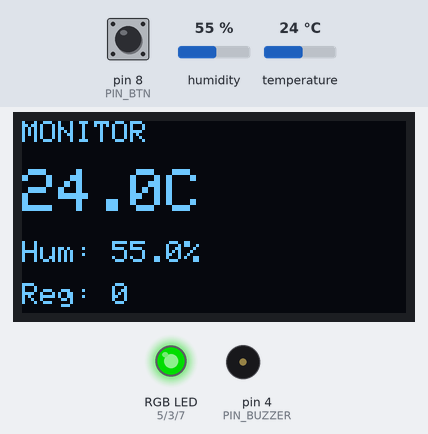
The sketch below on a simulated Arduino Uno, built with avr-gcc and run on an emulated ATmega328P. Shown: 128×64 one-colour display, an RGB LED mixed from three pins (HIGH = lit), buzzer (waves = sounding). The inputs (shaded band) are chosen by the test bench; at power-on: humidity 55 %, temperature 24 °C, pin 8 (PIN_BTN) HIGH. Dim RGB values are drawn brighter than linear; storage starts empty; what the sketch prints to the serial monitor is not drawn.

Above: at 1.2 s.
1.3 s: humidity set to 84 %
At 2.5 s:
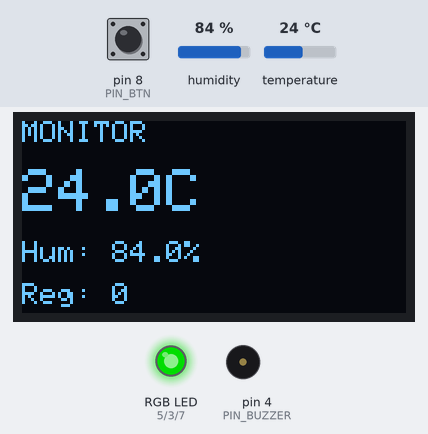
3.7 s: humidity set to 87 %
At 4.51 s:
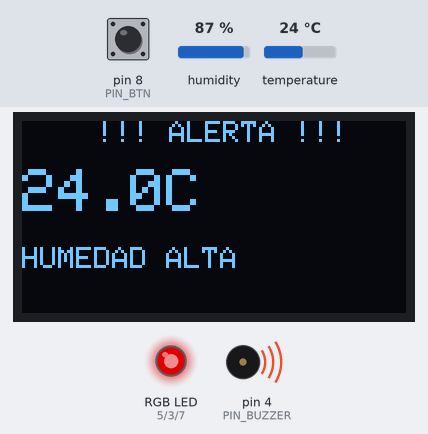
6.6 s: humidity set to 22 %
At 8.9 s:
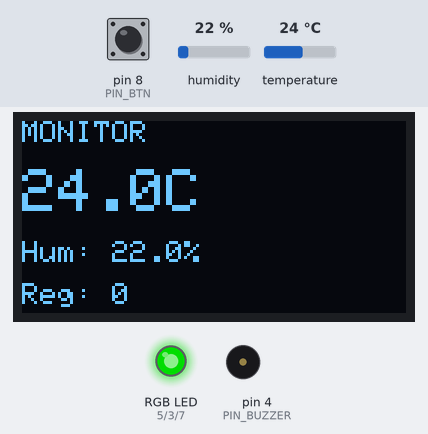
10.1 s: temperature set to 34.5 °C
At 11.9 s:
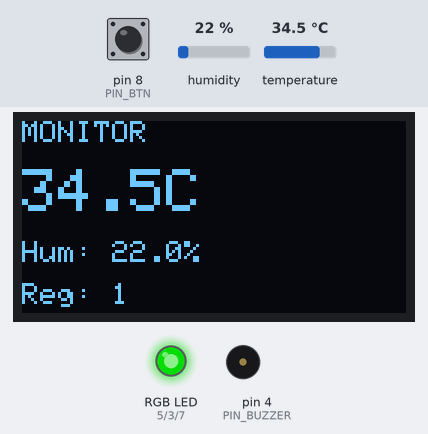
12.2 s: temperature set to 35.8 °C
At 13.02 s:
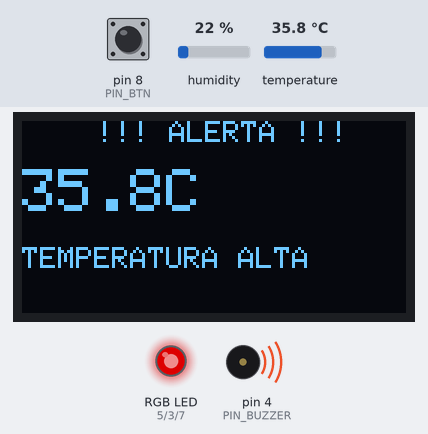
15.1 s: temperature set to 41 °C
At 17.27 s:
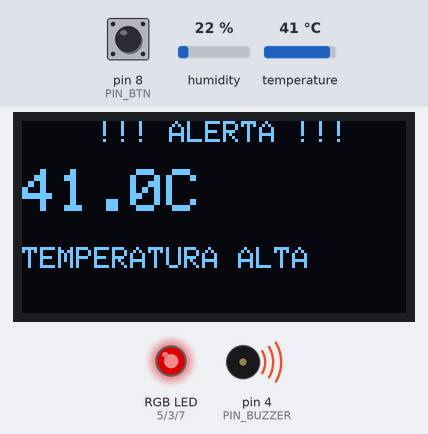
Timing chart, 0 to 20.4 s (numbered marks = the images above; inputs shaded):
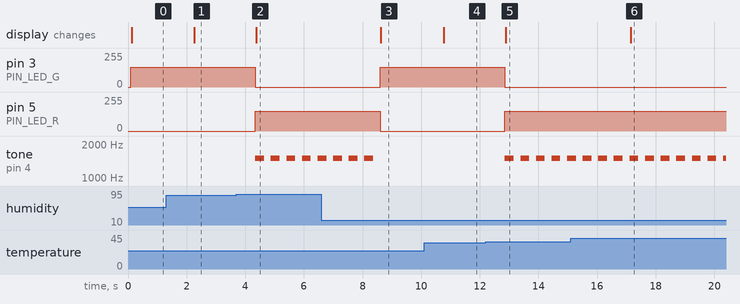

Measured:
- the behaviour switches between 85 and 86 % on humidity (found by bisection; images 1 and 2)
- the behaviour switches between 35 and 35.1 °C on temperature (found by bisection; images 4 and 5)
- after the input at 1.3 s, the display: changes after 0.95 s (image 1)
- after the input at 3.7 s, pin 3 (PIN_LED_G): 150/255 → 0/255 after 0.65 s; pin 5 (PIN_LED_R): 0/255 → 150/255 after 0.65 s; tone on pin 4 (PIN_BUZZER): alternates 1500 Hz for 0.30 s and silent for 0.23 s, starting after 0.65 s; the display: changes after 0.68 s (image 2)
- after the input at 6.6 s, pin 3 (PIN_LED_G): 0/255 → 150/255 after 2.0 s; pin 5 (PIN_LED_R): 150/255 → 0/255 after 2.0 s; tone on pin 4 (PIN_BUZZER): goes on until 8.4 s, then stays silent; the display: changes after 2.0 s (image 3)
- after the input at 10.1 s, the display: changes after 0.66 s (image 4)
- after the input at 12.2 s, pin 3 (PIN_LED_G): 150/255 → 0/255 after 0.66 s; pin 5 (PIN_LED_R): 0/255 → 150/255 after 0.66 s; tone on pin 4 (PIN_BUZZER): alternates 1500 Hz for 0.30 s and silent for 0.23 s, starting after 0.66 s; the display: changes after 0.69 s (image 5)
- after the input at 15.1 s, the display: changes after 2.0 s (image 6)

The sketch:

Lab08_Estacion_Monitoreo.ino
```cpp
#include <Wire.h>
#include <SPI.h>
#include <SD.h>
#include <DHT.h>
#include <Adafruit_SSD1306.h>

//Pines
#define PIN_DHT A0
#define PIN_CS_SD 10
#define PIN_BTN 8
#define PIN_LED_R 5
#define PIN_LED_G 3
#define PIN_LED_B 7
#define PIN_BUZZER 4

DHT dht(PIN_DHT,DHT22);
Adafruit_SSD1306 oled(128, 64, &Wire, -1);

//Maquina de estados
enum Estados {MONITOR, ALERTA, LOG};
Estados estado_actual = MONITOR;

//Variables globales
float temp_c, humedad;
unsigned long t_ultimo_guardado = 0;
unsigned long t_btn_presionado = 0;
int total_registros = 0;
const int INTERVALO_GUARDADO = 10000; // 10 segundos

//Funciones auxiliares
void setLED(bool r, bool g, bool bl){
    analogWrite(PIN_LED_R, r? 150: 0);
    analogWrite(PIN_LED_G, g? 150: 0);
    analogWrite(PIN_LED_B, bl? 150: 0);

}

void guradarEnSD(){
    File f = SD.open("datos.csv", FILE_WRITE);
    if (f){
        f.print(millis()/1000); f.print(",");
        f.print(temp_c, 1); f.print(",");
        f.println(humedad, 1);
        f.close();
        total_registros++;
        Serial.print("Guardado #"); Serial.println(total_registros);
    }
}

void setup() {
    Serial.begin(9600);
    dht.begin();
    pinMode(PIN_BTN, INPUT_PULLUP);

    oled.begin(SSD1306_SWITCHCAPVCC, 0x3c);
    oled.clearDisplay(); oled.display();

    if (SD.begin(PIN_CS_SD)){
        //Escribir encabezado CSV si el archivo no existe
        if (!SD.exists("datos.csv")){
            File f = SD.open("datos.csv", FILE_WRITE);
            f.println("timepo_s, temp_c, humedad_pct");
            f.close();
        }
        Serial.println("SD lista.");
    }
    Serial.println("Sistema iniciado. Estado: MONITOR");
}

void loop() {
    // Leer Sensores
    float h = dht.readHumidity();
    float t = dht.readTemperature();
    if (!isnan(h) && !isnan(t)) { humedad = h; temp_c = t; }

    // Transiciones de estado
    bool btn = (digitalRead(PIN_BTN) == LOW);

    // Boton presionado 3s --> estado LOG
    if (btn) {
        if (t_btn_presionado == 0) t_btn_presionado = millis();
        if (millis() - t_btn_presionado > 3000) estado_actual = LOG;
    } else {
        t_btn_presionado = 0;
        if (estado_actual == LOG) estado_actual = MONITOR;
    }

    // Condicion alerta
    if (temp_c > 35.0 || humedad > 85.0)
        estado_actual = ALERTA;
    else
        estado_actual = MONITOR; // Auto-Recuperacion

    // Acciones por estado
    oled.clearDisplay();
    oled.setTextSize(1);

    switch (estado_actual)
    {
        case MONITOR:
            setLED(false, true, false); // Verde
            oled.setCursor(0,0); oled.print("MONITOR");
            oled.setTextSize(2);
            oled.setCursor(0,16); oled.print(temp_c, 1); oled.print("C");
            oled.setTextSize(1);
            oled.setCursor(0,40); oled.print("Hum: "); oled.print(humedad, 1); oled.print("%");
            oled.setCursor(0,54); oled.print("Reg: "); oled.print(total_registros);

            if (millis() - t_ultimo_guardado >= INTERVALO_GUARDADO) {
                guradarEnSD();
                t_ultimo_guardado = millis();
            }
            break;
        case ALERTA:
            setLED(true, false, false); // Rojo
            tone(PIN_BUZZER, 1500, 300);
            oled.setCursor(25,0); oled.print("!!! ALERTA !!!");
            oled.setTextSize(2);
            oled.setCursor(0,16); oled.print(temp_c,1); oled.print("C");
            oled.setTextSize(1);
            oled.setCursor(0,42);
            if (temp_c > 35) oled.print("TEMPERATURA ALTA");
            if (humedad > 85) oled.print("HUMEDAD ALTA");
            break;
        case LOG:
            setLED(false, false, true); // Azul
            oled.setCursor(10,10); oled.print("MODO REGISTRO");
            oled.setCursor(10,28); oled.print("Total: ");
            oled.setTextSize(2);
            oled.setCursor(10,40); oled.print(total_registros);
            oled.setTextSize(1);
            oled.setCursor(0,58); oled.print("Suelta el boton");
            break;
    }
    oled.display();
    delay(500);
}
```
